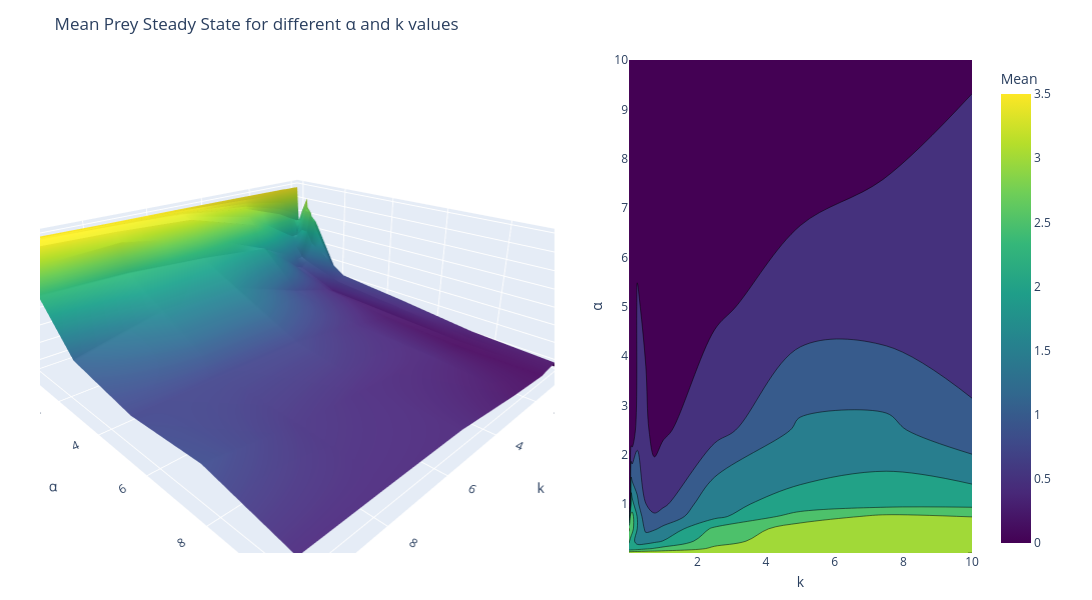

Notebook cell for this chart:
### Markdown cell above
We can hence plot the mean steady states of the two populations for differnt combinations of parameters to study the overall system behavior.

### Code cell
# Prey mean steady state

# Create meshgrid
alpha_values = sorted({a for a, k in results.keys()})
kappa_values = sorted({k for a, k in results.keys()})
u_mean = np.array([[results[(a, k)]['u_mean'] for k in kappa_values] for a in alpha_values])
k_grid, alpha_grid = np.meshgrid(kappa_values, alpha_values)  # grid for surface

# Plot 
fig = make_subplots(
    rows=1, cols=2,
    column_widths=[0.6, 0.4],
    specs=[[{"type": "surface"}, {"type": "contour"}]],
    horizontal_spacing=0.08,
)

# 3D surface 
fig.add_trace(
    go.Surface(
        x=k_grid, y=alpha_grid, z=u_mean,
        coloraxis="coloraxis"
    ),
    row=1, col=1
)

# 2D contour heatmap 
fig.add_trace(
    go.Contour(
        x=kappa_values, y=alpha_values, z=u_mean,
        colorscale='Viridis',
        # contours_coloring="heatmap",
        # coloraxis="coloraxis",
        showscale=False
    ),
    row=1, col=2
)

fig.update_layout(
    title="Mean Prey Steady State for different α and k values",
    scene=dict(
        xaxis_title="k",
        yaxis_title="α",
        zaxis_title="Mean Steady State u",
        camera=dict(eye=dict(x=1.35, y=1.35, z=0.8))
    ),
    coloraxis=dict(
        colorscale="Viridis",
        colorbar=dict(title="Mean", x=1.02) 
    ),
    width=1200, height=600,
    margin=dict(l=40, r=120, t=60, b=40)
)
fig.update_xaxes(title_text="k", row=1, col=2, automargin=True, title_standoff=8)
fig.update_yaxes(title_text="α", row=1, col=2, automargin=True, title_standoff=8)

fig.show()

# Save as interactive html
div_station_plot = plot(
    fig, include_plotlyjs=True, config={"responsive": True}, output_type="div"
)
# write div snippet to file
with open('../docs/images/prey_mean_steady.html', 'w') as f:
    f.write(div_station_plot)

### Figure 1 — Plotly figure (JSON) as saved in the notebook; plotly's stock layout.template omitted (floating-point values rounded to 4 significant figures; data arrays with more than 128 entries replaced by an {"elided": "..."} marker saying what was removed)
{"data": [{"coloraxis": "coloraxis", "scene": "scene", "type": "surface", "x": {"elided": "13x13 float values"}, "y": {"elided": "13x13 float values"}, "z": {"elided": "13x13 float values"}}, {"colorscale": [[0, "#440154"], [0.1111, "#482878"], [0.2222, "#3e4989"], [0.3333, "#31688e"], [0.4444, "#26828e"], [0.5556, "#1f9e89"], [0.6667, "#35b779"], [0.7778, "#6ece58"], [0.8889, "#b5de2b"], [1, "#fde725"]], "showscale": false, "type": "contour", "x": [0.01, 0.025, 0.05, 0.075, 0.1, 0.25, 0.5, 0.75, 1, 2.5, 5, 7.5, 10], "xaxis": "x", "y": [0.01, 0.025, 0.05, 0.075, 0.1, 0.25, 0.5, 0.75, 1, 2.5, 5, 7.5, 10], "yaxis": "y", "z": {"elided": "13x13 float values"}}], "layout": {"coloraxis": {"colorbar": {"title": {"text": "Mean"}, "x": 1.02}, "colorscale": [[0, "#440154"], [0.1111, "#482878"], [0.2222, "#3e4989"], [0.3333, "#31688e"], [0.4444, "#26828e"], [0.5556, "#1f9e89"], [0.6667, "#35b779"], [0.7778, "#6ece58"], [0.8889, "#b5de2b"], [1, "#fde725"]]}, "height": 600, "margin": {"b": 40, "l": 40, "r": 120, "t": 60}, "scene": {"camera": {"eye": {"x": 1.35, "y": 1.35, "z": 0.8}}, "domain": {"x": [0, 0.552], "y": [0, 1]}, "xaxis": {"title": {"text": "k"}}, "yaxis": {"title": {"text": "α"}}, "zaxis": {"title": {"text": "Mean Steady State u"}}}, "title": {"text": "Mean Prey Steady State for different α and k values"}, "width": 1200, "xaxis": {"anchor": "y", "automargin": true, "domain": [0.632, 1], "title": {"standoff": 8, "text": "k"}}, "yaxis": {"anchor": "x", "automargin": true, "domain": [0, 1], "title": {"standoff": 8, "text": "α"}}}}
